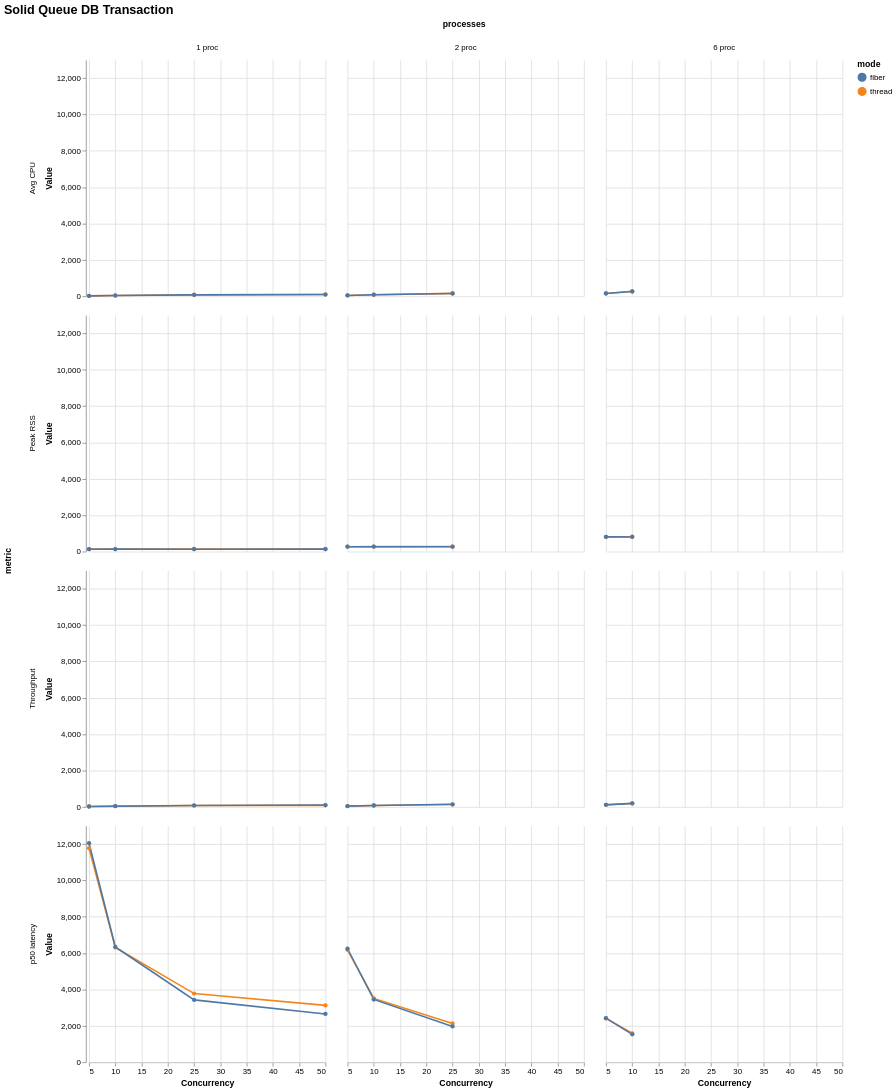

The Vega-Lite source for this figure:
### Vega-Lite specification from a JSON file in a GitHub repository (floating-point values rounded to 4 significant figures)
{"$schema": "https://vega.github.io/schema/vega-lite/v6.json", "title": "Solid Queue DB Transaction", "data": {"values": [{"mode": "thread", "concurrency": 5, "processes": "1 proc", "metric": "Throughput", "value": 21.7, "unit": "jobs/s"}, {"mode": "thread", "concurrency": 5, "processes": "1 proc", "metric": "Peak RSS", "value": 135.9, "unit": "MB"}, {"mode": "thread", "concurrency": 5, "processes": "1 proc", "metric": "Avg CPU", "value": 22.2, "unit": "%"}, {"mode": "thread", "concurrency": 5, "processes": "1 proc", "metric": "p50 latency", "value": 11770.0, "unit": "ms"}, {"mode": "thread", "concurrency": 10, "processes": "1 proc", "metric": "Throughput", "value": 41.65, "unit": "jobs/s"}, {"mode": "thread", "concurrency": 10, "processes": "1 proc", "metric": "Peak RSS", "value": 137.2, "unit": "MB"}, {"mode": "thread", "concurrency": 10, "processes": "1 proc", "metric": "Avg CPU", "value": 42.8, "unit": "%"}, {"mode": "thread", "concurrency": 10, "processes": "1 proc", "metric": "p50 latency", "value": 6312.0, "unit": "ms"}, {"mode": "thread", "concurrency": 25, "processes": "1 proc", "metric": "Throughput", "value": 74.05, "unit": "jobs/s"}, {"mode": "thread", "concurrency": 25, "processes": "1 proc", "metric": "Peak RSS", "value": 143.5, "unit": "MB"}, {"mode": "thread", "concurrency": 25, "processes": "1 proc", "metric": "Avg CPU", "value": 86.5, "unit": "%"}, {"mode": "thread", "concurrency": 25, "processes": "1 proc", "metric": "p50 latency", "value": 3776.0, "unit": "ms"}, {"mode": "thread", "concurrency": 50, "processes": "1 proc", "metric": "Throughput", "value": 85.28, "unit": "jobs/s"}, {"mode": "thread", "concurrency": 50, "processes": "1 proc", "metric": "Peak RSS", "value": 142.6, "unit": "MB"}, {"mode": "thread", "concurrency": 50, "processes": "1 proc", "metric": "Avg CPU", "value": 100.0, "unit": "%"}, {"mode": "thread", "concurrency": 50, "processes": "1 proc", "metric": "p50 latency", "value": 3125.0, "unit": "ms"}, {"mode": "thread", "concurrency": 5, "processes": "2 proc", "metric": "Throughput", "value": 41.88, "unit": "jobs/s"}, {"mode": "thread", "concurrency": 5, "processes": "2 proc", "metric": "Peak RSS", "value": 271.5, "unit": "MB"}, {"mode": "thread", "concurrency": 5, "processes": "2 proc", "metric": "Avg CPU", "value": 45.9, "unit": "%"}, {"mode": "thread", "concurrency": 5, "processes": "2 proc", "metric": "p50 latency", "value": 6185.0, "unit": "ms"}, {"mode": "thread", "concurrency": 10, "processes": "2 proc", "metric": "Throughput", "value": 77.04, "unit": "jobs/s"}, {"mode": "thread", "concurrency": 10, "processes": "2 proc", "metric": "Peak RSS", "value": 274.7, "unit": "MB"}, {"mode": "thread", "concurrency": 10, "processes": "2 proc", "metric": "Avg CPU", "value": 88.9, "unit": "%"}, {"mode": "thread", "concurrency": 10, "processes": "2 proc", "metric": "p50 latency", "value": 3509.0, "unit": "ms"}, {"mode": "thread", "concurrency": 25, "processes": "2 proc", "metric": "Throughput", "value": 128.1, "unit": "jobs/s"}, {"mode": "thread", "concurrency": 25, "processes": "2 proc", "metric": "Peak RSS", "value": 283.8, "unit": "MB"}, {"mode": "thread", "concurrency": 25, "processes": "2 proc", "metric": "Avg CPU", "value": 159.5, "unit": "%"}, {"mode": "thread", "concurrency": 25, "processes": "2 proc", "metric": "p50 latency", "value": 2133.0, "unit": "ms"}, {"mode": "thread", "concurrency": 5, "processes": "6 proc", "metric": "Throughput", "value": 114.5, "unit": "jobs/s"}, {"mode": "thread", "concurrency": 5, "processes": "6 proc", "metric": "Peak RSS", "value": 811.4, "unit": "MB"}, {"mode": "thread", "concurrency": 5, "processes": "6 proc", "metric": "Avg CPU", "value": 155.4, "unit": "%"}, {"mode": "thread", "concurrency": 5, "processes": "6 proc", "metric": "p50 latency", "value": 2410.0, "unit": "ms"}, {"mode": "thread", "concurrency": 10, "processes": "6 proc", "metric": "Throughput", "value": 190.8, "unit": "jobs/s"}, {"mode": "thread", "concurrency": 10, "processes": "6 proc", "metric": "Peak RSS", "value": 819.6, "unit": "MB"}, {"mode": "thread", "concurrency": 10, "processes": "6 proc", "metric": "Avg CPU", "value": 272.4, "unit": "%"}, {"mode": "thread", "concurrency": 10, "processes": "6 proc", "metric": "p50 latency", "value": 1591.0, "unit": "ms"}, {"mode": "fiber", "concurrency": 5, "processes": "1 proc", "metric": "Throughput", "value": 21.21, "unit": "jobs/s"}, {"mode": "fiber", "concurrency": 5, "processes": "1 proc", "metric": "Peak RSS", "value": 133.8, "unit": "MB"}, {"mode": "fiber", "concurrency": 5, "processes": "1 proc", "metric": "Avg CPU", "value": 21.7, "unit": "%"}, {"mode": "fiber", "concurrency": 5, "processes": "1 proc", "metric": "p50 latency", "value": 12040.0, "unit": "ms"}, {"mode": "fiber", "concurrency": 10, "processes": "1 proc", "metric": "Throughput", "value": 40.98, "unit": "jobs/s"}, {"mode": "fiber", "concurrency": 10, "processes": "1 proc", "metric": "Peak RSS", "value": 135.1, "unit": "MB"}, {"mode": "fiber", "concurrency": 10, "processes": "1 proc", "metric": "Avg CPU", "value": 41.0, "unit": "%"}, {"mode": "fiber", "concurrency": 10, "processes": "1 proc", "metric": "p50 latency", "value": 6341.0, "unit": "ms"}, {"mode": "fiber", "concurrency": 25, "processes": "1 proc", "metric": "Throughput", "value": 80.12, "unit": "jobs/s"}, {"mode": "fiber", "concurrency": 25, "processes": "1 proc", "metric": "Peak RSS", "value": 133.3, "unit": "MB"}, {"mode": "fiber", "concurrency": 25, "processes": "1 proc", "metric": "Avg CPU", "value": 77.6, "unit": "%"}, {"mode": "fiber", "concurrency": 25, "processes": "1 proc", "metric": "p50 latency", "value": 3428.0, "unit": "ms"}, {"mode": "fiber", "concurrency": 50, "processes": "1 proc", "metric": "Throughput", "value": 102.1, "unit": "jobs/s"}, {"mode": "fiber", "concurrency": 50, "processes": "1 proc", "metric": "Peak RSS", "value": 134.6, "unit": "MB"}, {"mode": "fiber", "concurrency": 50, "processes": "1 proc", "metric": "Avg CPU", "value": 94.1, "unit": "%"}, {"mode": "fiber", "concurrency": 50, "processes": "1 proc", "metric": "p50 latency", "value": 2655.0, "unit": "ms"}, {"mode": "fiber", "concurrency": 5, "processes": "2 proc", "metric": "Throughput", "value": 41.42, "unit": "jobs/s"}, {"mode": "fiber", "concurrency": 5, "processes": "2 proc", "metric": "Peak RSS", "value": 270.9, "unit": "MB"}, {"mode": "fiber", "concurrency": 5, "processes": "2 proc", "metric": "Avg CPU", "value": 45.3, "unit": "%"}, {"mode": "fiber", "concurrency": 5, "processes": "2 proc", "metric": "p50 latency", "value": 6240.0, "unit": "ms"}, {"mode": "fiber", "concurrency": 10, "processes": "2 proc", "metric": "Throughput", "value": 76.75, "unit": "jobs/s"}, {"mode": "fiber", "concurrency": 10, "processes": "2 proc", "metric": "Peak RSS", "value": 269.3, "unit": "MB"}, {"mode": "fiber", "concurrency": 10, "processes": "2 proc", "metric": "Avg CPU", "value": 84.6, "unit": "%"}, {"mode": "fiber", "concurrency": 10, "processes": "2 proc", "metric": "p50 latency", "value": 3451.0, "unit": "ms"}, {"mode": "fiber", "concurrency": 25, "processes": "2 proc", "metric": "Throughput", "value": 142.4, "unit": "jobs/s"}, {"mode": "fiber", "concurrency": 25, "processes": "2 proc", "metric": "Peak RSS", "value": 262.8, "unit": "MB"}, {"mode": "fiber", "concurrency": 25, "processes": "2 proc", "metric": "Avg CPU", "value": 154.8, "unit": "%"}, {"mode": "fiber", "concurrency": 25, "processes": "2 proc", "metric": "p50 latency", "value": 1969.0, "unit": "ms"}, {"mode": "fiber", "concurrency": 5, "processes": "6 proc", "metric": "Throughput", "value": 113.1, "unit": "jobs/s"}, {"mode": "fiber", "concurrency": 5, "processes": "6 proc", "metric": "Peak RSS", "value": 809.1, "unit": "MB"}, {"mode": "fiber", "concurrency": 5, "processes": "6 proc", "metric": "Avg CPU", "value": 153.6, "unit": "%"}, {"mode": "fiber", "concurrency": 5, "processes": "6 proc", "metric": "p50 latency", "value": 2421.0, "unit": "ms"}, {"mode": "fiber", "concurrency": 10, "processes": "6 proc", "metric": "Throughput", "value": 195.3, "unit": "jobs/s"}, {"mode": "fiber", "concurrency": 10, "processes": "6 proc", "metric": "Peak RSS", "value": 805.6, "unit": "MB"}, {"mode": "fiber", "concurrency": 10, "processes": "6 proc", "metric": "Avg CPU", "value": 263.3, "unit": "%"}, {"mode": "fiber", "concurrency": 10, "processes": "6 proc", "metric": "p50 latency", "value": 1533.0, "unit": "ms"}]}, "mark": {"type": "line", "point": true, "tooltip": true}, "encoding": {"x": {"field": "concurrency", "type": "quantitative", "title": "Concurrency"}, "y": {"field": "value", "type": "quantitative", "title": "Value"}, "color": {"field": "mode", "type": "nominal"}, "tooltip": [{"field": "mode", "type": "nominal"}, {"field": "concurrency", "type": "nominal"}, {"field": "processes", "type": "nominal"}, {"field": "metric", "type": "nominal"}, {"field": "percentile", "type": "nominal"}, {"field": "value", "type": "quantitative"}], "row": {"field": "metric", "type": "nominal"}, "column": {"field": "processes", "type": "nominal"}}, "config": {"background": "white", "axis": {"labelFont": "Arial", "titleFont": "Arial", "grid": true}, "legend": {"labelFont": "Arial", "titleFont": "Arial"}, "title": {"font": "Arial", "fontSize": 16, "anchor": "start"}, "view": {"stroke": null}}}
